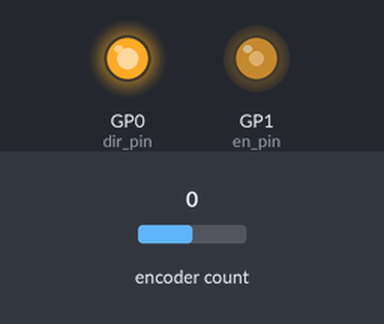
Simulated run of this program. Board: Raspberry Pi Pico running CircuitPython. Shown: output pins drawn as LEDs (lit = HIGH). The test bench sets the inputs (shaded band); at power-on: encoder count 0. What the program prints to the serial console is not drawn. At 10.0 s the program ends and the board releases its pins; the recording ends there.

Above: at 0.1 s.
Timing chart, 0 to 1.6 s (numbered marks = the images above):
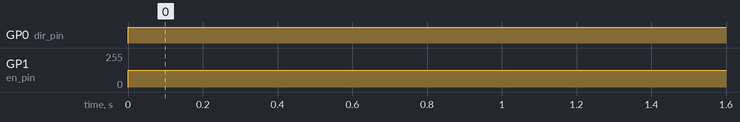

Measured:
- by itself, GP0 (dir_pin): LOW → HIGH at 0.00 s
- by itself, GP1 (en_pin): 0/255 → 127/255 at 0.00 s

The program:

Code_SA_SB.py
```python
#coloration des fils:
#brun: ground
#rouge: 3.3V
#orange: GP1, EN
#vert: GP0, DIR
import board
import digitalio
import pwmio
import rotaryio
import time

# --- Configuration des broches ---
# DIR sur GP0
dir_pin = digitalio.DigitalInOut(board.GP0)
dir_pin.direction = digitalio.Direction.OUTPUT

# --- Configuration Encodeur ---
# rotaryio gère automatiquement SA (GP2) et SB (GP3)
encodeur = rotaryio.IncrementalEncoder(board.GP2, board.GP3)


# EN sur GP1 (PWM)
# La fréquence est fixée à 1000 Hz
en_pin = pwmio.PWMOut(board.GP1, frequency=1000)

# --- Fonctions de pilotage ---

def moteur_avant(vitesse):
    """Vitesse de 0 à 100"""
    dir_pin.value = True
    # CircuitPython utilise un cycle de service sur 16 bits (0 à 65535)
    en_pin.duty_cycle = int(vitesse * 65535 / 100)

def moteur_arriere(vitesse):
    """Vitesse de 0 à 100"""
    dir_pin.value = False
    en_pin.duty_cycle = int(vitesse * 65535 / 100)

def moteur_stop():
    en_pin.duty_cycle = 0

# --- Test ---
moteur_avant(50) # Lance le moteur à 50%
derniere_position = 0

try:
    for _ in range(100): # Test pendant environ 5 secondes
        position_actuelle = encodeur.position
        vitesse_relative = position_actuelle - derniere_position

        print(f"Position: {position_actuelle} | Delta: {vitesse_relative}")

        derniere_position = position_actuelle
        time.sleep(0.1)
finally:
    moteur_stop() # Sécurité : arrêt du moteur
```
